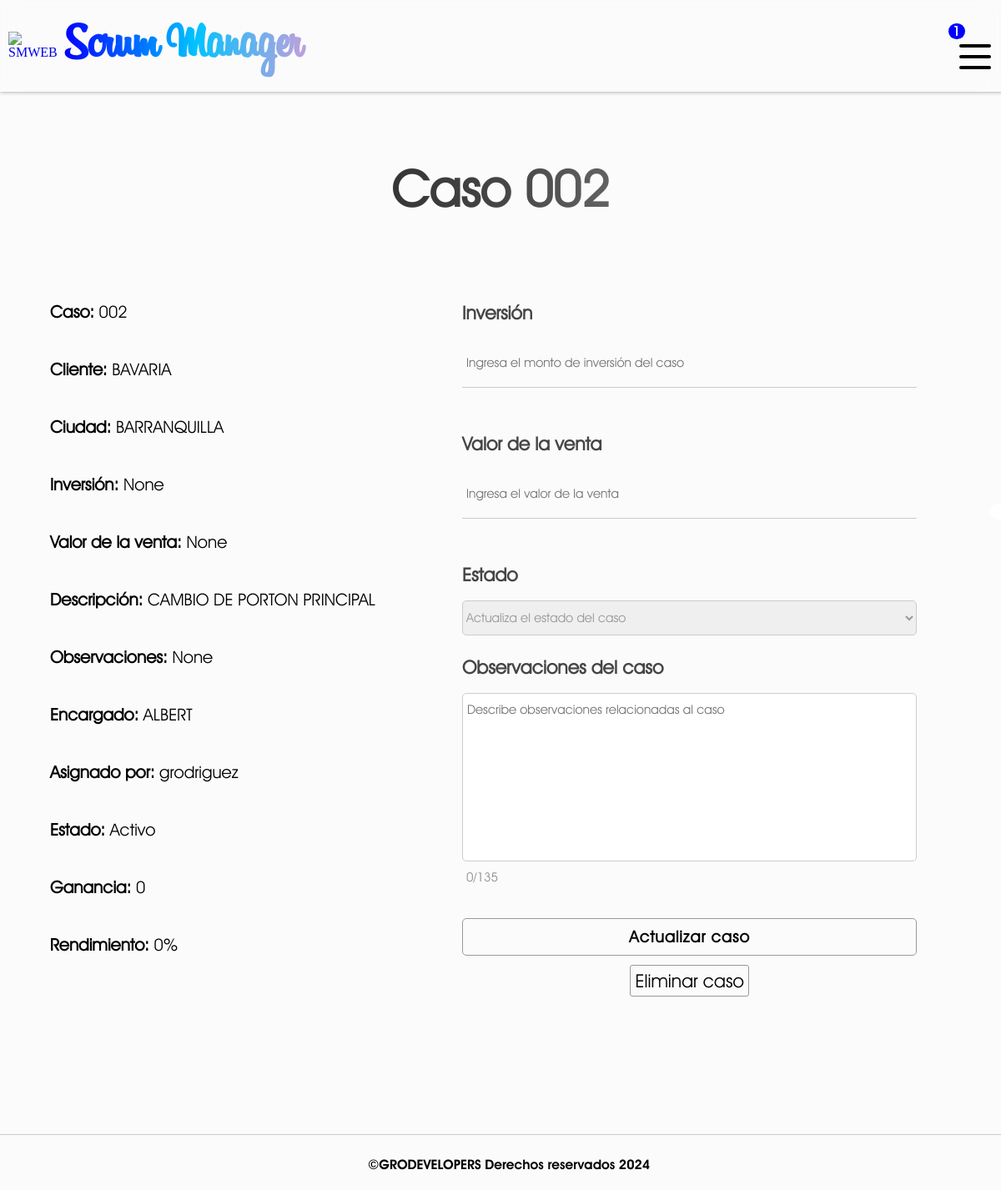
The app's page /update-order/002 (signed in) with its own data.
### SMWEB/models.py (models this page shows, shortened)
class WorkOrder(models.Model):
    order_id = models.CharField(verbose_name="Número de caso", max_length=255, primary_key = True)
    client = models.CharField(verbose_name="Cliente", max_length=255, null=False, default="")
    city = models.CharField(verbose_name="Ciudad", max_length=255, null=False)
    invesment = models.DecimalField(verbose_name="Inversión", max_digits=20, decimal_places=2, null= True)
    sales_value = models.DecimalField(verbose_name="Valor de venta", max_digits=20, decimal_places=2, null= True)
    service_description = models.TextField(verbose_name="Descripción del servicio")
    remarks = models.TextField("Observaciones del caso", null= True)
    in_charge = models.CharField(verbose_name="Encargado", max_length=255, null=False, default="")
    assigned_by = models.CharField(verbose_name="Asignado por", max_length=255, null= False, default="")
    status = models.CharField(verbose_name="Estado", max_length=50, null= False, default="Activo")
    created_at = models.DateField(verbose_name="Asignado el", auto_now_add=True)
    company = models.CharField(verbose_name="Empresa", max_length=255, null=False, default="")
    class Meta:
        verbose_name = 'Orden de trabajo'
        verbose_name_plural = 'Ordenes de trabajo'

### SMWEB/views.py (the view, shortened to what this page needs)
# urls.py: path('update-order/<str:order_id>', views.update_order, name='update-order'),
@login_required(login_url=inicio)
def update_order(request, order_id):
    order = WorkOrder.objects.get(order_id = order_id)
    if order.sales_value and order.invesment:
        profit = float(order.sales_value) - float(order.invesment)
        formatted_profit = format_amount(profit)
        result = (int(profit) / int(order.sales_value)) * 100
        profit_percentage = round(result, 2)
    elif order.sales_value:
        profit = float(order.sales_value) - 0
        formatted_profit = format_amount(profit)
        result = (int(profit) / int(order.sales_value)) * 100
        profit_percentage = round(result, 2)
    elif order.invesment:
        profit = 0 - float(order.invesment)
        formatted_profit = format_amount(profit)
        result = int(profit) * 100
        profit_percentage = round(result, 2)
    else:
        formatted_profit = 0
        profit_percentage = 0
    return render(request, 'update_order.html',{
        'order': order,
        'profit': formatted_profit,
        'percentage': profit_percentage
    })

### SMWEB/context_processors.py (called while the page is built)
def get_rejected_payments(request):
    if request.user.is_authenticated:
        company_id = request.user.company_id
        first_name = request.user.first_name
        rejected_payments = PaymentRejected.objects.filter(company = company_id).filter(in_charge = first_name.upper()).count()
        return {
            'rejected_payments': rejected_payments
        }
    return {
        'rejected_payments': False
        }

def get_payments(request):
    if request.user.is_authenticated:
        company_id = request.user.company_id
        payments = OrderPayment.objects.filter(company = company_id).count()
        return {
            'received_payments': payments
        }
    return {
        'received_payments': False
        }

def get_affiliations(request):
    if request.user.is_authenticated:
        company_id = request.user.company_id
        affiliations = Affiliation.objects.filter(company = company_id).count()
        return {
            'received_affiliations': affiliations
        }
    return {
        'received_affiliations': False
        }

def get_rejected_affiliations(request):
    if request.user.is_authenticated:
        company_id = request.user.company_id
        first_name = request.user.first_name
        rejected_affiliation = RejectedAffiliation.objects.filter(company = company_id).filter(in_charge = first_name.upper()).count()
        return {
            'rejected_affiliations': rejected_affiliation
        }
    return {
        'rejected_affiliations': False
        }

### SMWEB/templates/update_order.html (shortened to what this page needs)
{% extends "layout.html" %}
{% block content %}
    <h1 id="title" >Caso {{order.order_id}}</h1>
    <div class="order__section">
        <div class="order__information">
            <p class="order__element order__element-id"><strong>Caso:</strong> {{order.order_id}}</p>
            <p class="order__element order__element-client"><strong>Cliente:</strong> {{order.client}}</p>
            <p class="order__element order__element-city"><strong>Ciudad:</strong> {{order.city}}</p>
            <p class="order__element order__element-invesment"><strong>Inversión:</strong> {{order.invesment}}</p>
            <p class="order__element order__element-sales_value"><strong>Valor de la venta:</strong> {{order.sales_value}}</p>
            <p class="order__element order__element-service_description"><strong>Descripción:</strong> {{order.service_description}}</p>
            <p class="order__element order__element-remarks"><strong>Observaciones:</strong> {{order.remarks}}</p>
            <p class="order__element order__element-in_charge"><strong>Encargado:</strong> {{order.in_charge}}</p>
            <p class="order__element order__element-assigned_by"><strong>Asignado por:</strong> {{order.assigned_by}}</p>
            <p class="order__element order__element-status"><strong>Estado:</strong> {{order.status}}</p>
            <p class="order__element order__element-profit"><strong>Ganancia:</strong> {{profit}}</p>
            <p class="order__element order__element-profit_percentage"><strong>Rendimiento:</strong> {{percentage}}%</p>
        </div>
        <form id="creation_form" class="update_form" action="" method="post">
            <br><br>
            <label for="invesment">Inversión</label><br>
            <input type="text" name="invesment" placeholder="Ingresa el monto de inversión del caso"><br>
            <br><br>
            <label for="sales_value">Valor de la venta</label><br>
            <input type="text" name="sales_value" placeholder="Ingresa el valor de la venta"><br>
            <br><br>
            <label for="status">Estado</label><br>
            <select id="status" name="status">
                <option value="">Actualiza el estado del caso</option>
            </select>
            <label for="remarks">Observaciones del caso</label><br>
            <textarea name="remarks", class="textarea", maxlength="135", placeholder="Describe observaciones relacionadas al caso", rows="10", cols="20"></textarea>
            <span class="counter">0/135</span>
            <input type="submit" value="Actualizar caso">
            <div class="btn_container">
                <a href='{% url "delete-order" order.order_id %}' class="delete_order" onclick="return confirm('¿Estás seguro de que deseas eliminar la orden?');">Eliminar caso</a>
            </div>
        </form>
    </div>
    {% load static %}
{% endblock %}

### SMWEB/static/css/styles.css (style rules this page uses)
:root { --title-font: 'Billabong'; --normal-font: 'Avant gardent light'; --menu-font: 'Avant gardent bold'; --symbol-font: 'Symbol'; }
* { text-decoration: none; }
body { background-color: #FBFBFB; margin: 0px; }
#content > #title { text-align: center; width: 100%; }
#title { font-family: var(--normal-font); font-size: 60px; background: linear-gradient(90deg, black, rgb(69, 69, 69), rgb(197, 197, 197)); -webkit-background-clip: text; -webkit-text-fill-color: transparent; }
#login_form, #creation_form { width: 50%; display: flex; flex-direction: column; justify-content: center; }
#login_form label, #creation_form label { font-family: var(--normal-font); font-size: 22px; font-weight: bold; color: rgb(69, 69, 69); }
#login_form input[type=text], #login_form input[type=password], #creation_form input[type=text], #creation_form input[type=password], #creation_form input[type=email], #creation_form input[type=date] { font-family: var(--normal-font); font-size: 15px; color: rgb(197, 197, 197); background-color: #FBFBFB; border: none; border-bottom: 1px solid #ccc; padding: 20px; padding-left: 5px; outline: none; transition: all 500ms; }
#creation_form textarea { border: 1px solid #ccc; border-radius: 5px; resize: none; font-family: var(--normal-font); font-size: 15px; padding: 10px; padding-left: 5px; outline: none; color: #999; }
#creation_form input[type=submit] { width: 100%; height: 45px; margin-top: 30px; align-self: center; border: 1px solid #999; border-radius: 5px; background-color: #FBFBFB; font-family: var(--normal-font); font-size: 19px; font-weight: bold; letter-spacing: 1px; cursor: pointer; transition: all 450ms; }
#creation_form select { font-family: var(--normal-font); font-size: 15px; padding: 10px 0px; border-radius: 5px; border: 1px solid #ccc; color: #999; outline: none; margin-bottom: 25px; }
.order__section { width: 100%; display: flex; flex-direction: row; flex-wrap: wrap; }
.order__information { width: 40%; padding: 30px; padding-left: 40px; }
.update_form { flex-basis: 47% !important; }
.order__element { font-family: var(--normal-font); font-size: 20px; margin-bottom: 45px; overflow-wrap: break-word; }
.counter { font-family: var(--normal-font); font-size: 15px; color: #8d8d8d; margin: 10px 5px; }
.btn_container { width: 100%; height: 60px; display: flex; flex-direction: row; justify-content: space-evenly; align-items: center; }
.finish_order, .delete_order, .delete_user, .reject_payment, .approve_payment { font-family: var(--normal-font); font-size: 22px; text-decoration: none; color: black; border: 1px solid #999; border-radius: 3px; padding: 5px; transition: all 450ms; }

### records on screen
WorkOrder: order_id "002", client "BAVARIA", city "BARRANQUILLA", invesment "None", sales_value "None", service_description "CAMBIO DE PORTON PRINCIPAL", remarks "None", in_charge "ALBERT", assigned_by "grodriguez", status "Activo"

### other values on screen
{{ notifies }} "1"
{{ profit }} "0"
{{ percentage }} "0"
